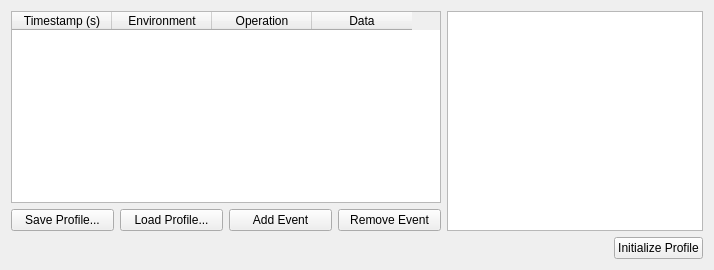
      <widget class="QWidget" name="profile_tab">
       <attribute name="title">
        <string>Test Profile</string>
       </attribute>
       <layout class="QVBoxLayout" name="verticalLayout_9">
        <item>
         <layout class="QHBoxLayout" name="profile_definition_layout">
          <item>
           <layout class="QVBoxLayout" name="profile_definition_table_layout">
            <item>
             <widget class="QTableWidget" name="profile_table">
              <property name="sizePolicy">
               <sizepolicy hsizetype="Minimum" vsizetype="Expanding">
                <horstretch>0</horstretch>
                <verstretch>0</verstretch>
               </sizepolicy>
              </property>
              <property name="minimumSize">
               <size>
                <width>430</width>
                <height>0</height>
               </size>
              </property>
              <column>
               <property name="text">
                <string>Timestamp (s)</string>
               </property>
              </column>
              <column>
               <property name="text">
                <string>Environment</string>
               </property>
              </column>
              <column>
               <property name="text">
                <string>Operation</string>
               </property>
              </column>
              <column>
               <property name="text">
                <string>Data</string>
               </property>
              </column>
             </widget>
            </item>
            <item>
             <layout class="QHBoxLayout" name="profile_button_layout">
              <item>
               <widget class="QPushButton" name="save_profile_button">
                <property name="text">
                 <string>Save Profile...</string>
                </property>
               </widget>
              </item>
              <item>
               <widget class="QPushButton" name="load_profile_button">
                <property name="text">
                 <string>Load Profile...</string>
                </property>
               </widget>
              </item>
              <item>
               <widget class="QPushButton" name="add_profile_event_button">
                <property name="text">
                 <string>Add Event</string>
                </property>
               </widget>
              </item>
              <item>
               <widget class="QPushButton" name="remove_profile_event_button">
                <property name="text">
                 <string>Remove Event</string>
                </property>
               </widget>
              </item>
             </layout>
            </item>
           </layout>
          </item>
          <item>
           <widget class="PlotWidget" name="profile_timeline_plot"/>
          </item>
         </layout>
        </item>
        <item>
         <layout class="QHBoxLayout" name="initialize_profile_layout">
          <item>
           <spacer name="initialize_profile_spacer">
            <property name="orientation">
             <enum>Qt::Horizontal</enum>
            </property>
            <property name="sizeHint" stdset="0">
             <size>
              <width>40</width>
              <height>20</height>
             </size>
            </property>
           </spacer>
          </item>
          <item>
           <widget class="QPushButton" name="initialize_profile_button">
            <property name="text">
             <string>Initialize Profile</string>
            </property>
           </widget>
          </item>
         </layout>
        </item>
       </layout>
      </widget>
